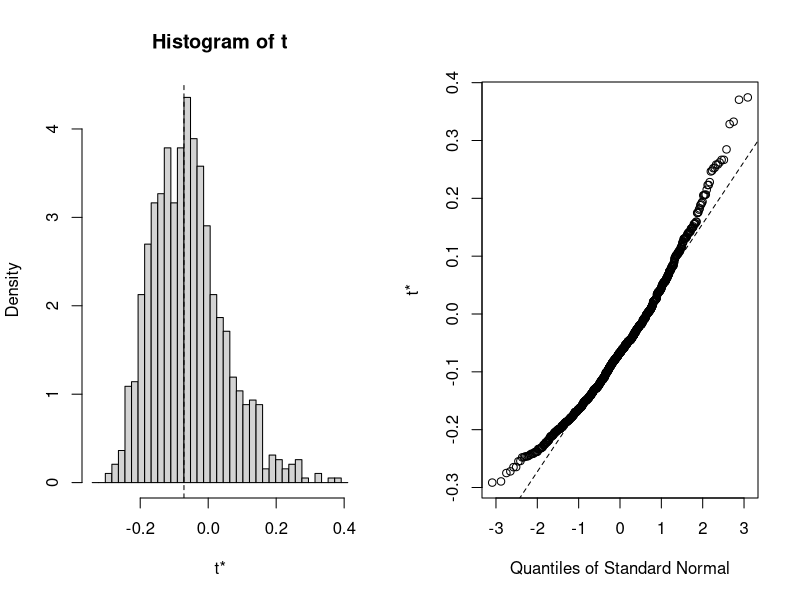
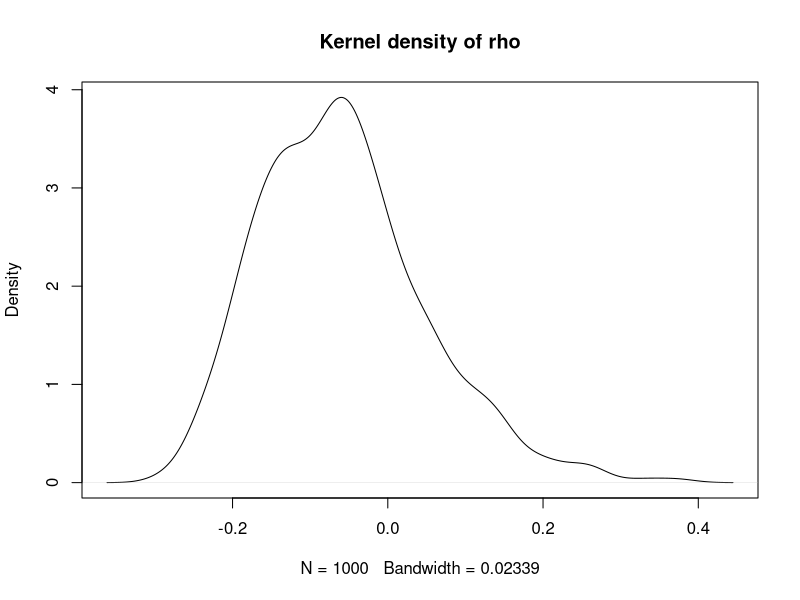

Recreate these plots in R, in order.
library(boot)
d <- data.frame("x" = c(8406, 2342, 8187, 8459, 4795, 3516, 4796, 10238), "z" = c(-1200, 2601, -2705, 1982, -1290, 351, -638, -2719))
set.seed(2345)
std<- function(data,indices){
  	  d<- data[indices,]
      return(mean(d$z)/mean(d$x))
}
bootstd <- boot(data=d, statistic= std, R=1000)
plot(bootstd)
plot(density(bootstd$t), main = "Kernel density of rho")